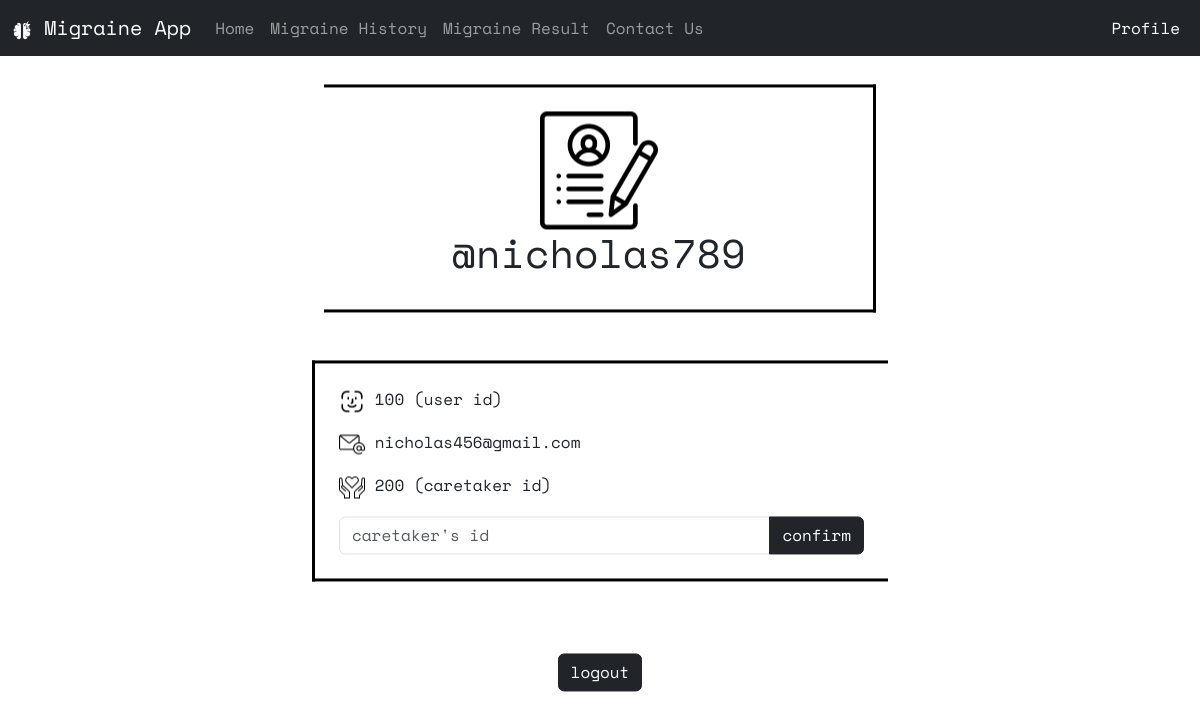
Screenshot of /profile (signed in) with the database file from the repository.
### website/models.py (models this page shows)
class User(db.Model, UserMixin):
    id = db.Column(db.Integer, primary_key=True, autoincrement=True)
    email = db.Column(db.String(150), unique=True)
    password = db.Column(db.String(150))
    name = db.Column(db.String(150))
    isActive = db.Column(db.Boolean, default=True)
    caretaker_id = db.Column(db.Integer, db.ForeignKey("caretaker.id"))
    caretaker = db.relationship("Caretaker", back_populates="user")

### website/views.py (the view, shortened to what this page needs)
@views.route("/profile", methods=["GET", "POST"])
@login_required
def profile():
    data = request.form
    information = User.query.filter_by(id=current_user.id).all()
    print(data)
    return render_template("profile.html", user=current_user, information=information)

### website/__init__.py (called while the page is built)
def create_app():
    app = Flask(__name__)
    app.config["SECRET_KEY"] = "heisenberg"
    app.config["SQLALCHEMY_DATABASE_URI"] = f"sqlite:///{DB_NAME}"
    db.init_app(app)
    from .views import views
    from .auth import auth
    app.register_blueprint(views, url_prefix="/")
    app.register_blueprint(auth, url_prefix="/")
    from .models import User, Caretaker, Admin
    create_database(app)
    login_manager = LoginManager()
    login_manager.login_view = "auth.login"
    login_manager.login_message = "User needs to be logged in to view this page"
    login_manager.login_message_category = "error"
    login_manager.init_app(app)
    @login_manager.user_loader
    def load_user(email):
        u = User.query.get(email)
        c = Caretaker.query.get(email)
        a = Admin.query.get(email)
        return u or c or a
    return app

### website/templates/profile.html (shortened to what this page needs)
{% extends 'base.html' %}
{% block profileActive %}
    nav-link active
{% endblock %}
{% block body %}
    {% for i in information %}
        <div class="position-absolute top-50 start-50 translate-middle">
            <div class="row">
                <div class="col">
                    <div class="text-center p-4 m-4 border border-start-0 border-black border-3">
                        <img src="../static/img/profile23%.png" alt="migraine logo">
                        <h1>@{{ i.name }}</h1>
                    </div>
                </div>
                <div class="col p-4 m-4 border border-end-0 border-black border-3">
                    <p><img src="../static/img/id.png" alt="migraine logo"> {{ i.id }} (user id)</p>
                    <p><img src="../static/img/email5%.png" alt="migraine logo"> {{ i.email }}</p>
                    <p><img src="../static/img/careid5%.png" alt="migraine logo"> {{ i.caretaker_id }} (caretaker id)</p>
                    <form action="" method="POST">
                        <div class="form-group">
                            <div class="input-group">
                                <input type="text" class="form-control" placeholder="caretaker's id" aria-label="caretaker id" aria-describedby="button-addon2" name="care_id">
                                <button class="btn btn-dark" type="submit" id="button-addon2">confirm</button>
                            </div>
                        </div>
                    </form>
                </div>
            </div>
            <div class="row">
                <div class="col">
                    <div class="text-center p-5">
                        <a class="btn btn-dark" href="/logout" role="button">logout</a>
                    </div>
                </div>
            </div>
        </div>
    {% endfor %}
{% endblock %}

### rows the page displays
User: name "nicholas789", id "100", email "nicholas456@gmail.com", caretaker_id "200"
